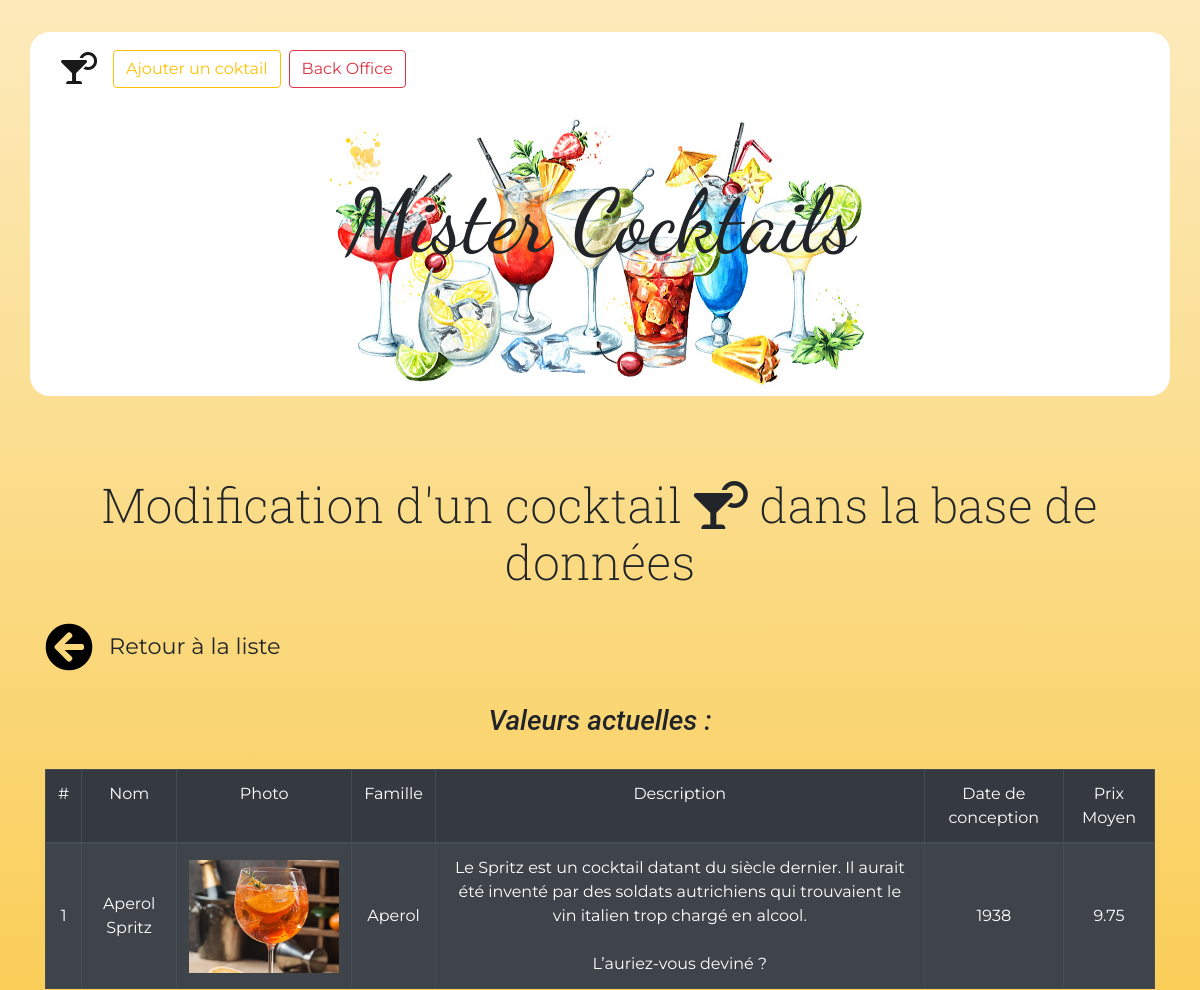
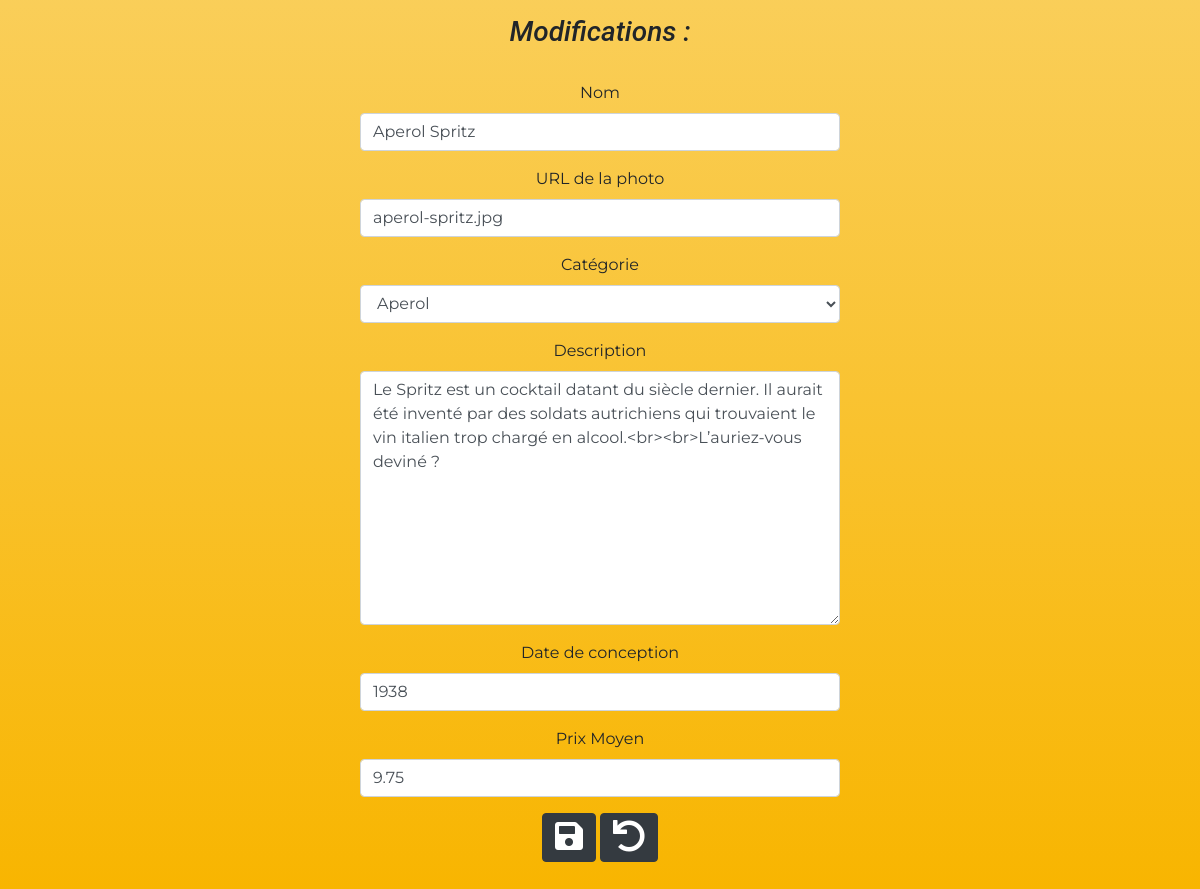
The app's page /editionCocktail.php?action=modifier&id=1 with its own data (2 pictures, top to bottom).
### tables this page shows
CREATE TABLE `Cocktail` (
  `id` int(11) NOT NULL,
  `nom` varchar(255) DEFAULT NULL,
  `description` text,
  `urlPhoto` varchar(255) DEFAULT NULL,
  `dateConception` date DEFAULT NULL,
  `prixMoyen` float DEFAULT NULL,
  `idFamille` int(11) DEFAULT NULL
);

CREATE TABLE `Famille` (
  `id` int(11) NOT NULL,
  `nomFamille` varchar(255) DEFAULT NULL
);

### editionCocktail.php (called while the page is built, shortened)
<?php
    require 'models/cocktail.php';
    $cocktailModif = detailCocktailsBO($_GET['id']);
    $listeDesCategories = listeDesCat();
    include 'templates/editionCocktail.phtml';
?>

### models/cocktail.php (called while the page is built, shortened)
<?php
    function listeDesCat() {
        $pdo = connectToDatabase();
        $query = $pdo->prepare("
            SELECT *
            FROM Famille
            ORDER BY nomFamille;
        ");
        $query->execute();
        return $query->fetchAll(PDO::FETCH_ASSOC);
    }
    function detailCocktailsBO($cocktail) {
        $pdo = connectToDatabase();
        $query = $pdo->prepare("
            SELECT
                Cocktail.id,
                nom,
                nomFamille,
                idFamille,
                description,
                YEAR(dateConception) AS anneeConception,
                prixMoyen,
                urlPhoto
            FROM Cocktail
            INNER JOIN Famille ON idFamille = Famille.id
            WHERE Cocktail.id = ?;
        ");
        $query->execute([ $cocktail ]);
        return $query->fetch(PDO::FETCH_ASSOC);
    }

### templates/editionCocktail.phtml (the view, shortened to what this page needs)
<!DOCTYPE html>
<html lang="fr">
<head>
    <link rel="stylesheet" href="https://cdnjs.cloudflare.com/ajax/libs/twitter-bootstrap/4.4.1/css/bootstrap.min.css">
    <link rel="stylesheet" href="https://cdnjs.cloudflare.com/ajax/libs/font-awesome/5.15.2/css/all.min.css" />
    <link rel="stylesheet" href="assets/css/cocktails.css">
</head>
<body>
    <header>
        <div class="container">
            <nav class="navbar navbar-expand-lg navbar-light bg-transparent">
                <a class="navbar-brand" href="index.php"><i class="fas fa-cocktail"></i></a>
                <div class="collapse navbar-collapse" id="navbarSupportedContent">
                    <?php include 'templates/inc/nav.phtml' ?>
                </div>
        </nav>
        <div class="header">
            <h1>Mister Cocktails</h1>
        </div>
    </div>
</header>
    <main>
        <div class="container">
            <h2>Modification d'un cocktail <i class="fas fa-cocktail"></i> dans la base de données</h2>
            <div class="retour">
                <a class="fleche" href="backOffice.php"><i class="fas fa-arrow-circle-left"></i></a>
                <span>Retour à la liste</span>
            </div>
            <h3>Valeurs actuelles :</h3>
            <table class="table table-striped table-bordered table-dark table-hover text-center">
                <thead class="thead-dark">
                    <tr>
                        <td>#</td>
                        <td>Nom</td>
                        <td>Photo</td>
                        <td>Famille</td>
                        <td>Description</td>
                        <td>Date de conception</td>
                        <td>Prix Moyen</td>
                    </tr>
                </thead>
                <tbody>
                    <tr>
                        <td class="align-middle"><?= $cocktailModif['id']?></td>
                        <td class="align-middle"><?= $cocktailModif['nom']?></td>
                        <td class="align-middle"><img src="assets/images/cocktails/<?= $cocktailModif['urlPhoto']?>" alt="" width="150px"></td>
                        <td class="align-middle"><?= $cocktailModif['nomFamille']?></td>
                        <td><?= $cocktailModif['description']?></td>
                        <td class="align-middle"><?= $cocktailModif['anneeConception']?></td>
                        <td class="align-middle"><?= $cocktailModif['prixMoyen']?></td>
                    </tr>
                </tbody>
            </table>
            <h3>Modifications :</h3>
            <form method="POST" class="formModif">
                <div class="form-group">
                    <label for="nom">Nom</label>
                    <input class="form-control" type="text" id="nom" name="nom" value="<?= $cocktailModif['nom']?>">
                </div>
                <div class="form-group">
                    <label for="photo">URL de la photo</label>
                    <input class="form-control" type="text" id="photo" name="photo" value="<?= $cocktailModif['urlPhoto']?>">
                </div>
                <div class="form-group">
                    <label for="idFamille">Catégorie</label>
                    <select class="form-control" name="idFamille" id="idFamille">
                        <?php foreach($listeDesCategories AS $soustableau) { ?>
                            <option value="<?=$soustableau['id']?>" <?php if($cocktailModif['idFamille']==$soustableau['id']){echo 'selected';}?>>
                                <?=$soustableau['nomFamille']?>
                            </option>
                        <?php } ?>
                    </select>
                </div>
                <div class="form-group">
                    <label for="desc">Description</label>
                    <textarea class="form-control" name="desc" id="desc" cols="20" rows="10"><?= $cocktailModif['description']?></textarea>
                </div>
                <div class="form-group">
                    <label for="date">Date de conception</label>
                    <input class="form-control" type="text" id="date" name="date" value="<?= $cocktailModif['anneeConception']?>">
                </div>
                <div class="form-group">
                    <label for="prix">Prix Moyen</label>
                    <input class="form-control" type="text" id="prix" name="prix" value="<?= $cocktailModif['prixMoyen']?>">
                </div>
                <div>
                    <button class="btn btn-dark" type="submit" name="ajouter"><i class="fas fa-save"></i></button>
                    <button type="reset" class="btn btn-dark" type="submit" name="annuler"><i class="fas fa-undo"></i></button>
                </div>
            </form>
        </div>
    </main>
</body>
</html>

### assets/css/cocktails.css (style rules this page uses)
* { box-sizing: border-box; }
header { margin-bottom:5rem; }
nav > a:first-child { font-size: 2rem; }
nav a { font-size: 1.3rem; }
header .container { background-color: white; border-radius: 20px; }
.header { background: url('../images/banners/banner-3.jpg'); background-size:auto; background-repeat: no-repeat; background-position: center; padding: 4rem 0rem 7rem 0rem; text-align: center; border-radius: 20px; max-width: 575px; margin: 0 auto; }
h1 { font-size: 5.5rem; font-family: 'Dancing Script', cursive; }
body { background: linear-gradient(to bottom, #fceabb, #f8b500); font-family: Montserrat, sans-serif; min-height: 100vh; padding: 2rem 0; }
main { display: flex; flex-wrap: wrap; justify-content: space-between; }
nav { width: 100%; margin: 0 auto; }
.formModif { width:40vw; min-width:400px; margin:0 auto; }
h2 { margin-bottom:2rem; font-size: 3rem; font-family: 'Roboto Slab', serif; font-weight: 200; text-align: center; }
h3 { text-align: center; margin-bottom:2rem; font-style: italic; font-family: roboto; }
.container div { text-align: center; }
button { padding: 1rem 5rem; }
button i { font-size: 2rem; }
i.fa-arrow-circle-left { color:black; font-size: 3rem; }
.retour { display:flex; justify-content: flex-start; align-items: center; margin-bottom:2rem; }
.retour span { font-size: 1.4rem; margin-left:1rem; }

### records on screen
cocktail: id "1", nom "Aperol Spritz", urlPhoto (picture), idFamille.nomFamille "Aperol", description "Le Spritz est un cocktail datant du siècle dernier. Il aurait été inventé par des soldats autrichiens qui trouvaient le vin italien trop chargé en alcool. L’auriez-vous deviné ?", prixMoyen "9.75", photo "aperol-spritz.jpg", idFamille "Aperol", desc "Le Spritz est un cocktail datant du siècle dernier. Il aurait été inventé par des soldats autrichiens qui trouvaient le vin italien trop chargé en alcool.<br><br>L’auriez-vous deviné ?", prix "9.75"

### other values on screen
$cocktailModif['anneeConception'] "1938"
